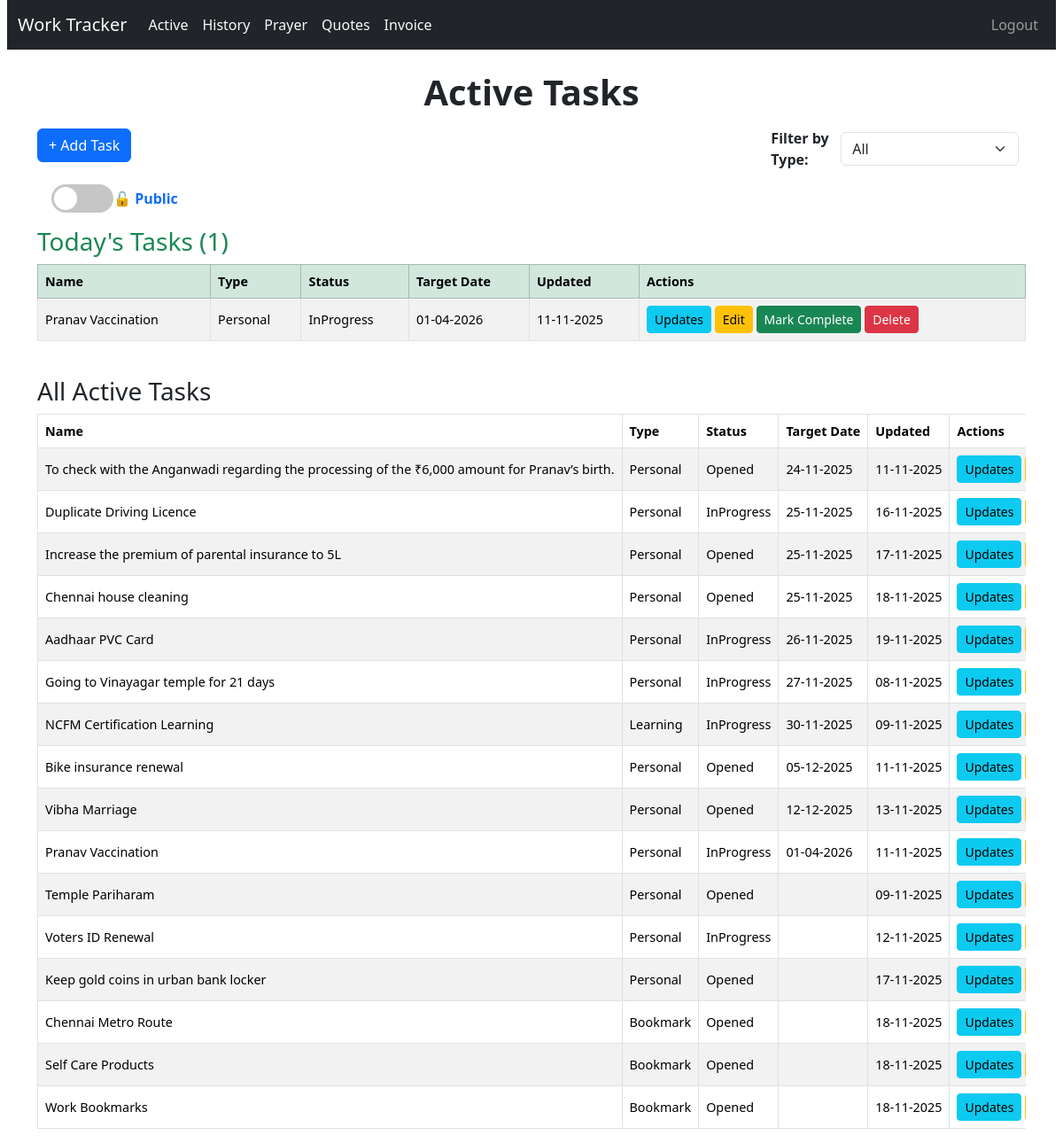
Before: / (signed in) with the older database file.
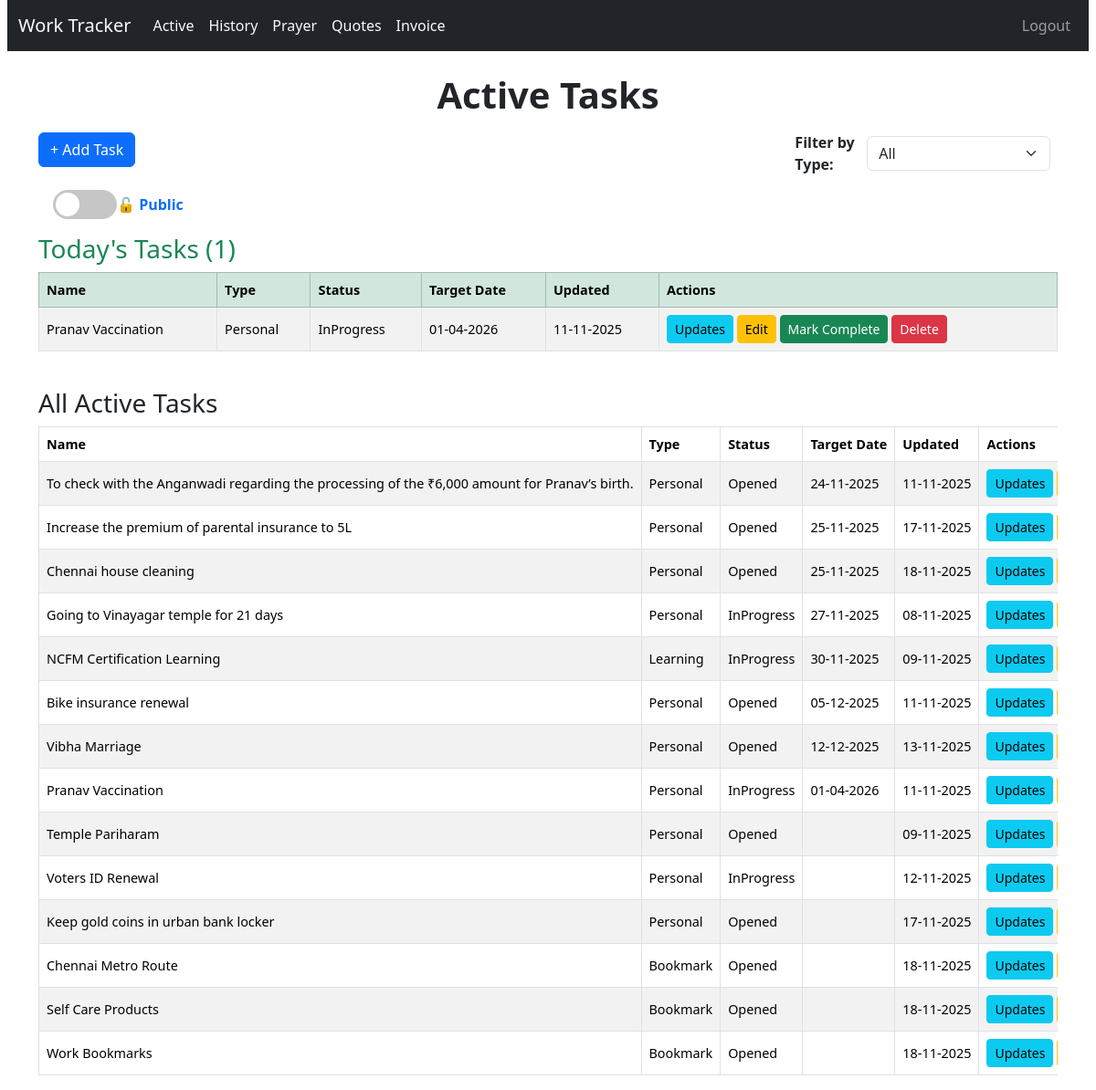
After: the same page with the newer database file.
### tracker/models.py (models this page shows, shortened)
class Task(models.Model):
    STATUS_CHOICES = [
        ('Opened', 'Opened'),
        ('InProgress', 'In Progress'),
        ('Completed', 'Completed'),
    ]
    name = models.CharField(max_length=200)
    status = models.CharField(max_length=20, choices=STATUS_CHOICES, default='Opened')
    task_type = models.ForeignKey(TaskType, on_delete=models.CASCADE)
    started_date = models.DateField(auto_now_add=True)
    updated_date = models.DateField(auto_now=True)
    completed_date = models.DateField(null=True, blank=True)
    target_date = models.DateField(default=timezone.now, null=True, blank=True)
    is_private = models.BooleanField(default=False)

class TaskType(models.Model):
    name = models.CharField(max_length=50, unique=True)
    class Meta:
        ordering = ['name']

### tracker/views.py (the view)
# urls.py: path('', views.TaskListView.as_view(), name='task_list'),
class TaskListView(LoginRequiredMixin, ListView):
    model = Task
    template_name = 'tracker/task_list.html'
    context_object_name = 'tasks'
    def get_queryset(self):
        queryset = Task.objects.exclude(status='Completed')
        view_mode = self.request.GET.get('view', 'public')
        if view_mode == "public":
            queryset = queryset.filter(is_private=False)
        elif view_mode == "private":
            queryset = queryset.filter(is_private=True)
        task_type_id = self.request.GET.get('task_type')
        if task_type_id:
            queryset = queryset.filter(task_type_id=task_type_id)
        return queryset.order_by(F('target_date').asc(nulls_last=True), 'updated_date', 'name')
    def get_context_data(self, **kwargs):
        context = super().get_context_data(**kwargs)
        task_type_id = self.request.GET.get('task_type')
        context['task_types'] = TaskType.objects.all()
        context['selected_type'] = int(task_type_id) if task_type_id else None
        view_mode = self.request.GET.get('view', 'public')
        context['view_mode'] = view_mode
        today = timezone.localdate()
        today_tasks = Task.objects.filter(
            target_date=today
        ).exclude(status='Completed')
        if view_mode == "public":
            today_tasks = today_tasks.filter(is_private=False)
        elif view_mode == "private":
            today_tasks = today_tasks.filter(is_private=True)
        if task_type_id:
            today_tasks = today_tasks.filter(task_type_id=task_type_id)
        context['today_tasks'] = today_tasks.order_by('name')
        return context

### templates/tracker/task_list.html (shortened to what this page needs)
{% extends 'base.html' %}
{% load static %}
{% block style %}
<link rel="stylesheet" href="{% static 'css/task_list.css' %}">
{% endblock %}
{% block content %}
<h1>Active Tasks</h1>
<div class="d-flex flex-wrap align-items-center justify-content-between mb-3">
  <a href="{% url 'tracker:task_create' %}" class="btn btn-primary mb-2">+ Add Task</a>
  <form method="get" class="d-flex align-items-center">
    <label for="task_type" class="me-2 fw-bold">Filter by Type:</label>
    <select name="task_type" id="task_type" class="form-select me-2" style="min-width: 160px;" onchange="this.form.submit()">
      <option value="">All</option>
    </select>
  </form>
</div>
<div class="toggle-container mb-3 ms-3">
  <a href="?view={% if view_mode == 'public' %}private{% else %}public{% endif %}{% if selected_type %}&task_type={{ selected_type }}{% endif %}"
     class="text-decoration-none d-flex align-items-center">
    <div class="toggle-switch {% if view_mode == 'private' %}active{% endif %}">
      <div class="toggle-circle"></div>
    </div>
    <span class="toggle-label">
      {% if view_mode == 'private' %}
        🔒 Private
      {% else %}
        🔓 Public
      {% endif %}
    </span>
  </a>
</div>
{% if today_tasks %}
  <h3 class="text-success mb-2">Today's Tasks ({{ today_tasks|length }})</h3>
  <div class="table-responsive mb-4">
    <table class="table table-bordered table-striped align-middle text-nowrap">
      <thead class="table-success">
        <tr>
          <th>Name</th>
          <th>Type</th>
          <th>Status</th>
          <th>Target Date</th>
          <th>Updated</th>
          <th>Actions</th>
        </tr>
      </thead>
      <tbody>
        {% for task in today_tasks %}
        <tr>
          <td>{{ task.name }}</td>
          <td>{{ task.task_type.name }}</td>
          <td>{{ task.status }}</td>
          <td>{{ task.target_date|date:"d-m-Y" }}</td>
          <td>{{ task.updated_date|date:"d-m-Y" }}</td>
          <td>
            <a href="{% url 'tracker:update_list' task.id %}" class="btn btn-sm btn-info">Updates</a>
            <a href="{% url 'tracker:task_update' task.id %}" class="btn btn-sm btn-warning">Edit</a>
            <a href="{% url 'tracker:mark_task_complete' task.id %}" class="btn btn-sm btn-success">Mark Complete</a>
            <a href="{% url 'tracker:task_delete' task.id %}" class="btn btn-sm btn-danger">Delete</a>
          </td>
        </tr>
        {% endfor %}
      </tbody>
    </table>
  </div>
{% endif %}
<h3>All Active Tasks</h3>
<div class="table-responsive">
  <table class="table table-striped table-bordered align-middle text-nowrap">
    <thead>
      <tr>
        <th>Name</th>
        <th>Type</th>
        <th>Status</th>
        <th>Target Date</th>
        <th>Updated</th>
        <th>Actions</th>
      </tr>
    </thead>
    <tbody>
      {% for task in tasks %}
      <tr>
        <td>{{ task.name }}</td>
        <td>{{ task.task_type.name }}</td>
        <td>{{ task.status }}</td>
        <td>{{ task.target_date|date:"d-m-Y" }}</td>
        <td>{{ task.updated_date|date:"d-m-Y" }}</td>
        <td>
          <a href="{% url 'tracker:update_list' task.id %}" class="btn btn-sm btn-info">Updates</a>
        </td>
      </tr>
      {% empty %}
        <tr><td colspan="6" class="text-center text-muted">No tasks found</td></tr>
      {% endfor %}
    </tbody>
  </table>
</div>
{% endblock %}

Changed rows visible on the page:
no longer on this page (row edited): Task: name "Duplicate Driving Licence", task_type.name "Personal", status "InProgress", target_date "25-11-2025", updated_date "16-11-2025", shown under "All Active Tasks"
no longer on this page (row edited): Task: name "Aadhaar PVC Card", task_type.name "Personal", status "InProgress", target_date "26-11-2025", updated_date "19-11-2025", shown under "All Active Tasks"
